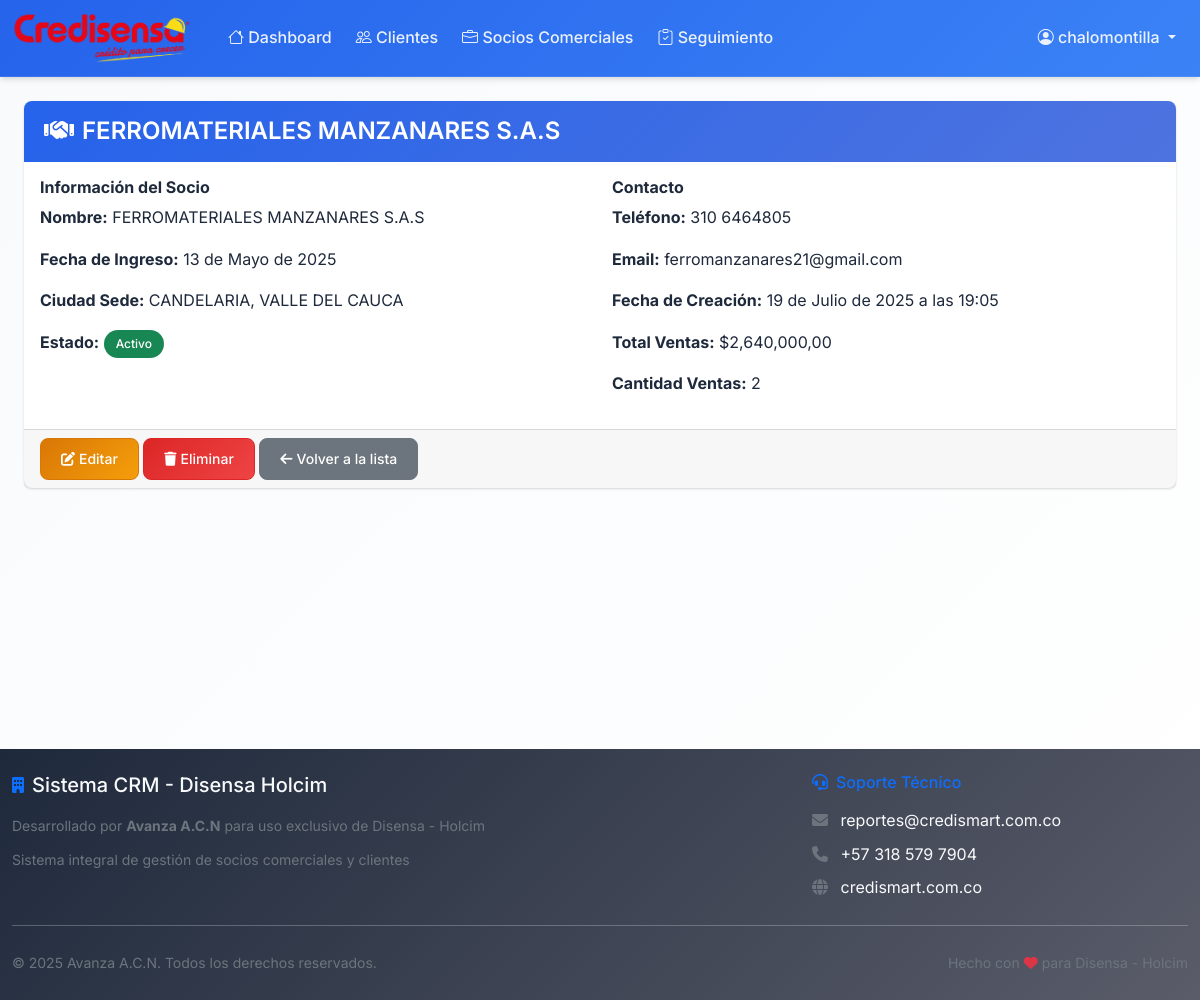
The app's page /socios/4/ (signed in) with its own data.
### socios/models.py (models this page shows, shortened)
class SocioComercial(models.Model):
    nombre = models.CharField(max_length=200, verbose_name="Nombre del Socio")
    fecha_ingreso = models.DateField(verbose_name="Fecha de Ingreso al Convenio")
    ciudad_sede = models.CharField(max_length=100, verbose_name="Ciudad de la Sede")
    documento_contrato = models.FileField(
        upload_to='contratos/',
        validators=[FileExtensionValidator(allowed_extensions=['pdf', 'doc', 'docx'])],
        verbose_name="Documento del Contrato",
        blank=True,
        null=True
    )
    activo = models.BooleanField(default=True, verbose_name="Activo")
    telefono = models.CharField(max_length=20, verbose_name="Teléfono", blank=True)
    email = models.EmailField(verbose_name="Email", blank=True)
    fecha_creacion = models.DateTimeField(auto_now_add=True)
    fecha_actualizacion = models.DateTimeField(auto_now=True)
    class Meta:
        verbose_name = "Socio Comercial"
        verbose_name_plural = "Socios Comerciales"
        ordering = ['-fecha_creacion']
    def total_ventas(self):
        from clientes.models import Cliente
        ventas = Cliente.objects.filter(socio_comercial=self)
        return sum([venta.valor_compra for venta in ventas])
    def cantidad_ventas(self):
        from clientes.models import Cliente
        return Cliente.objects.filter(socio_comercial=self).count()

### clientes/models.py (models this page shows, shortened)
class Cliente(models.Model):
    nombre = models.CharField(max_length=200, verbose_name="Nombre del Cliente")
    cedula = models.CharField(max_length=20, unique=True, verbose_name="Cédula")
    fecha_compra = models.DateField(verbose_name="Fecha de Compra")
    valor_compra = models.DecimalField(
        max_digits=12,
        decimal_places=2,
        validators=[MinValueValidator(Decimal('0.01'))],
        verbose_name="Valor de la Compra"
    )
    socio_comercial = models.ForeignKey(
        SocioComercial,
        on_delete=models.CASCADE,
        verbose_name="Socio Comercial",
        related_name='clientes'
    )
    telefono = models.CharField(max_length=20, verbose_name="Teléfono", blank=True)
    email = models.EmailField(verbose_name="Email", blank=True)
    ciudad = models.CharField(max_length=100, verbose_name="Ciudad", blank=True)
    observaciones = models.TextField(verbose_name="Observaciones", blank=True)
    fecha_creacion = models.DateTimeField(auto_now_add=True)
    fecha_actualizacion = models.DateTimeField(auto_now=True)
    class Meta:
        verbose_name = "Cliente"
        verbose_name_plural = "Clientes"
        ordering = ['-fecha_compra']

### socios/views.py (the view)
# urls.py: path('<int:pk>/', views.SocioComercialDetailView.as_view(), name='detalle'),
class SocioComercialDetailView(LoginRequiredMixin, DetailView):
    model = SocioComercial
    template_name = 'socios/detalle.html'
    context_object_name = 'socio'
    def get_context_data(self, **kwargs):
        context = super().get_context_data(**kwargs)
        socio = self.get_object()
        context['clientes'] = Cliente.objects.filter(socio_comercial=socio).order_by('-fecha_compra')[:10]
        context['total_ventas'] = socio.total_ventas()
        context['cantidad_ventas'] = socio.cantidad_ventas()
        return context

### socios/templates/socios/detalle.html (shortened to what this page needs)
{% extends "base.html" %}
{% load humanize %}
{% block content %}
<div class="container-fluid">
    <div class="row">
        <div class="col-md-12">
            <div class="card">
                <div class="card-header">
                    <h4 class="card-title">
                        <i class="fas fa-handshake me-2"></i>{{ socio.nombre }}
                    </h4>
                </div>
                <div class="card-body">
                    <div class="row">
                        <div class="col-md-6">
                            <h6><strong>Información del Socio</strong></h6>
                            <p><strong>Nombre:</strong> {{ socio.nombre }}</p>
                            <p><strong>Fecha de Ingreso:</strong> {{ socio.fecha_ingreso }}</p>
                            <p><strong>Ciudad Sede:</strong> {{ socio.ciudad_sede }}</p>
                            <p><strong>Estado:</strong>
                                {% if socio.activo %}
                                    <span class="badge bg-success">Activo</span>
                                {% else %}
                                    <span class="badge bg-danger">Inactivo</span>
                                {% endif %}
                            </p>
                        </div>
                        <div class="col-md-6">
                            <h6><strong>Contacto</strong></h6>
                            <p><strong>Teléfono:</strong> {{ socio.telefono|default:"No registrado" }}</p>
                            <p><strong>Email:</strong> {{ socio.email|default:"No registrado" }}</p>
                            <p><strong>Fecha de Creación:</strong> {{ socio.fecha_creacion }}</p>
                            <p><strong>Total Ventas:</strong> ${{ socio.total_ventas|floatformat:2|intcomma }}</p>
                            <p><strong>Cantidad Ventas:</strong> {{ socio.cantidad_ventas }}</p>
                        </div>
                    </div>
                </div>
                <div class="card-footer">
                    <a href="{% url 'socios:editar' socio.pk %}" class="btn btn-warning">
                        <i class="fas fa-edit me-1"></i>Editar
                    </a>
                    <a href="{% url 'socios:eliminar' socio.pk %}" class="btn btn-danger">
                        <i class="fas fa-trash me-1"></i>Eliminar
                    </a>
                    <a href="{% url 'socios:lista' %}" class="btn btn-secondary">
                        <i class="fas fa-arrow-left me-1"></i>Volver a la lista
                    </a>
                </div>
            </div>
        </div>
    </div>
</div>
{% endblock %}

### templates/base.html (shortened to what this page needs)
<!DOCTYPE html>
<html lang="es">
<head>
    <link href="https://cdn.jsdelivr.net/npm/bootstrap@5.1.3/dist/css/bootstrap.min.css" rel="stylesheet">
    <link href="https://cdn.jsdelivr.net/npm/bootstrap-icons@1.8.1/font/bootstrap-icons.css" rel="stylesheet">
    <link href="https://cdnjs.cloudflare.com/ajax/libs/font-awesome/6.4.0/css/all.min.css" rel="stylesheet">
    {% load static %}
    {% load crispy_forms_tags %}
    <link rel="stylesheet" href="{% static 'css/main.css' %}">
</head>
<body>
    <nav class="navbar navbar-expand-lg navbar-dark" style="background: linear-gradient(135deg, #2563eb, #3b82f6);">
        <div class="container-fluid">
            <a class="navbar-brand d-flex align-items-center" href="{% url 'dashboard:home' %}">
                <img src="{% static 'img/credisensa-logo.png' %}" alt="Credisensa" class="me-2" style="height: 50px; max-width: 180px;" onerror="this.style.display='none'; document.getElementById('navbar-text-logo').style.display='inline';">
            </a>
            <div class="collapse navbar-collapse" id="navbarNav">
                <ul class="navbar-nav me-auto">
                    <li class="nav-item">
                        <a class="nav-link" href="{% url 'dashboard:home' %}">
                            <i class="bi bi-house"></i> Dashboard
                        </a>
                    </li>
                    <li class="nav-item">
                        <a class="nav-link" href="{% url 'clientes:lista' %}">
                            <i class="bi bi-people"></i> Clientes
                        </a>
                    </li>
                    <li class="nav-item">
                        <a class="nav-link" href="{% url 'socios:lista' %}">
                            <i class="bi bi-briefcase"></i> Socios Comerciales
                        </a>
                    </li>
                    <li class="nav-item">
                        <a class="nav-link" href="{% url 'seguimiento:lista' %}">
                            <i class="bi bi-clipboard-check"></i> Seguimiento
                        </a>
                    </li>
                </ul>
                <ul class="navbar-nav">
                    {% if user.is_authenticated %}
                        <li class="nav-item dropdown">
                            <a class="nav-link dropdown-toggle" href="#" id="userDropdown" role="button" data-bs-toggle="dropdown">
                                <i class="bi bi-person-circle"></i> {{ user.get_full_name|default:user.username }}
                            </a>
                        </li>
                    {% else %}
                        <li class="nav-item">
                            <a class="nav-link" href="{% url 'accounts:login' %}">
                                <i class="bi bi-box-arrow-in-right"></i> Iniciar Sesión
                            </a>
                        </li>
                    {% endif %}
                </ul>
            </div>
        </div>
    </nav>
    <div class="container-fluid mt-4" style="min-height: calc(100vh - 200px);">
        {% block content %}
        {% endblock %}
    </div>
    <footer class="bg-dark text-light py-4 mt-5">
        <div class="container-fluid">
            <div class="row">
                <div class="col-md-8">
                    <div class="d-flex align-items-center mb-3">
                        <i class="fas fa-building me-2 text-primary"></i>
                        <h5 class="mb-0">Sistema CRM - Disensa Holcim</h5>
                    </div>
                    <p class="text-muted mb-2">
                        <small>Desarrollado por <strong>Avanza A.C.N</strong> para uso exclusivo de Disensa - Holcim</small>
                    </p>
                    <p class="text-muted mb-0">
                        <small>Sistema integral de gestión de socios comerciales y clientes</small>
                    </p>
                </div>
                <div class="col-md-4">
                    <h6 class="text-primary mb-3">
                        <i class="fas fa-headset me-2"></i>Soporte Técnico
                    </h6>
                    <p class="mb-2">
                        <i class="fas fa-envelope me-2 text-muted"></i>
                        <a href="mailto:reportes@credismart.com.co" class="text-light text-decoration-none">
                            reportes@credismart.com.co
                        </a>
                    </p>
                    <p class="mb-2">
                        <i class="fas fa-phone me-2 text-muted"></i>
                        <a href="tel:+573185797904" class="text-light text-decoration-none">
                            +57 318 579 7904
                        </a>
                    </p>
                    <p class="mb-0">
                        <i class="fas fa-globe me-2 text-muted"></i>
                        <a href="https://credismart.com.co" target="_blank" class="text-light text-decoration-none">
                            credismart.com.co
                        </a>
                    </p>
                </div>
            </div>
            <hr class="border-secondary my-4">
            <div class="row align-items-center">
                <div class="col-md-6">
                    <small class="text-muted">
                        © {% now "Y" %} Avanza A.C.N. Todos los derechos reservados.
                    </small>
                </div>
                <div class="col-md-6 text-end">
                    <small class="text-muted">
                        Hecho con <i class="fas fa-heart text-danger"></i> para Disensa - Holcim
                    </small>
                </div>
            </div>
        </div>
    </footer>
</body>
</html>

### static/css/main.css (style rules this page uses)
:root { --primary-color: #2563eb; --primary-dark: #1d4ed8; --primary-light: #dbeafe; --secondary-color: #64748b; --success-color: #059669; --danger-color: #dc2626; --warning-color: #d97706; --info-color: #0891b2; --light-color: #ffffff; --light-gray: #f8fafc; --dark-color: #1e293b; --text-muted: #64748b; --border-color: #e2e8f0; --primary-gradient: linear-gradient(135deg, #2563eb, #3b82f6); --success-gradient: linear-gradient(135deg, #059669, #10b981); --warning-gradient: linear-gradient(135deg, #d97706, #f59e0b); --danger-gradient: linear-gradient(135deg, #dc2626, #ef4444); --info-gradient: linear-gradient(135deg, #0891b2, #06b6d4); --dark-gradient: linear-gradient(135deg, #1e293b, #334155); --border-radius: 8px; --border-radius-lg: 12px; --border-radius-xl: 16px; --box-shadow: 0 1px 3px 0 rgba(0, 0, 0, 0.1), 0 1px 2px 0 rgba(0, 0, 0, 0.06); --box-shadow-md: 0 4px 6px -1px rgba(0, 0, 0, 0.1), 0 2px 4px -1px rgba(0, 0, 0, 0.06); --box-shadow-lg: 0 10px 15px -3px rgba(0, 0, 0, 0.1), 0 4px 6px -2px rgba(0, 0, 0, 0.05); --transition: all 0.2s cubic-bezier(0.4, 0, 0.2, 1); --font-family: 'Inter', -apple-system, BlinkMacSystemFont, 'Segoe UI', Roboto, sans-serif; --font-weight-normal: 400; --font-weight-medium: 500; --font-weight-semibold: 600; --font-weight-bold: 700; }
body { font-family: var(--font-family); background: linear-gradient(135deg, var(--light-gray) 0%, var(--light-color) 100%); color: var(--dark-color); line-height: 1.6; font-weight: var(--font-weight-normal); }
.navbar { box-shadow: 0 2px 4px rgba(0,0,0,.08); }
.navbar-brand { font-weight: 600; font-size: 1.5rem; }
.nav-link { font-weight: 500; transition: all 0.3s ease; margin: 0 5px; border-radius: var(--border-radius); }
.card { border: none; border-radius: var(--border-radius); box-shadow: var(--box-shadow); margin-bottom: 1.5rem; transition: all 0.3s ease; }
.card-header { background: linear-gradient(135deg, var(--primary-color), #4e73df); color: white; border-radius: var(--border-radius) var(--border-radius) 0 0 !important; border: none; padding: 1rem 1.25rem; }
.card-header h4, .card-header h5, .card-header h6 { margin: 0; font-weight: 600; }
.btn { border-radius: var(--border-radius); font-weight: 500; padding: 0.5rem 1rem; transition: all 0.3s ease; border: none; }
.btn-danger { background: linear-gradient(135deg, var(--danger-color), #e74a3b); }
.btn-warning { background: linear-gradient(135deg, var(--warning-color), #f6c23e); color: var(--dark-color); }
.badge { font-size: 0.75rem; font-weight: 500; padding: 0.5rem 0.75rem; border-radius: 50px; }
footer { background: linear-gradient(135deg, var(--dark-color), #5a5c69); color: white; padding: 2rem 0; margin-top: 3rem; }
.navbar { background: var(--primary-gradient) !important; box-shadow: var(--box-shadow-md); border-bottom: 1px solid rgba(255, 255, 255, 0.1); }
.navbar-brand { font-weight: var(--font-weight-bold); font-size: 1.25rem; color: white !important; }
.navbar-nav .nav-link { color: rgba(255, 255, 255, 0.9) !important; font-weight: var(--font-weight-medium); padding: 0.5rem 1rem; margin: 0 0.25rem; border-radius: var(--border-radius); transition: var(--transition); }
.btn { font-weight: var(--font-weight-medium); border-radius: var(--border-radius); padding: 0.625rem 1.25rem; font-size: 0.875rem; line-height: 1.4; transition: var(--transition); border: 1px solid transparent; position: relative; overflow: hidden; }
.btn-warning { background: var(--warning-gradient); border-color: var(--warning-color); color: white; }
.btn-danger { background: var(--danger-gradient); border-color: var(--danger-color); color: white; }
.btn-secondary { background: #6c757d; border-color: #6c757d; color: white; }

### templates/base.html (style rules this page uses)
.navbar-brand { font-weight: bold; }

### records on screen
SocioComercial: nombre "FERROMATERIALES MANZANARES S.A.S", fecha_ingreso "13 de Mayo de 2025", ciudad_sede "CANDELARIA, VALLE DEL CAUCA", telefono "310 6464805", email "ferromanzanares21@gmail.com", fecha_creacion "19 de Julio de 2025 a las 19:05", total_ventas "2,640,000,00", cantidad_ventas "2"

### other values on screen
{{ user.get_full_name|default:user.username }} "chalomontilla"
